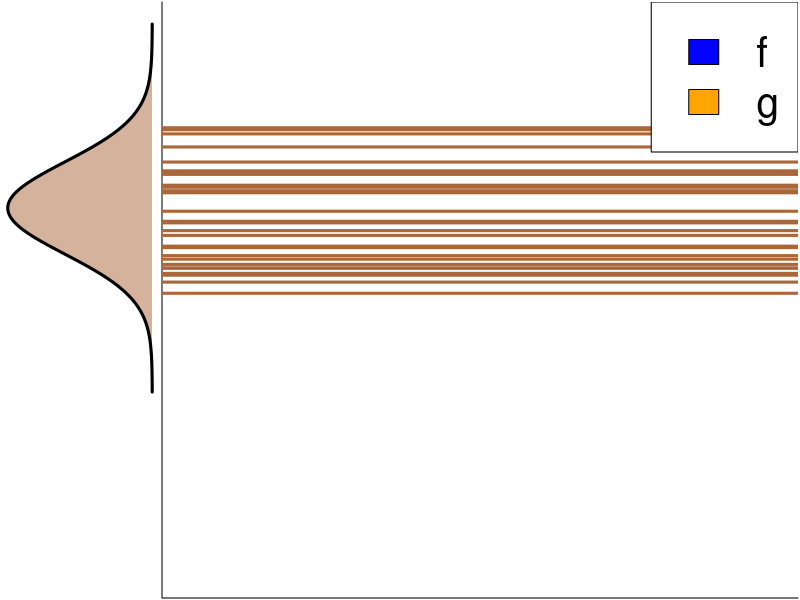
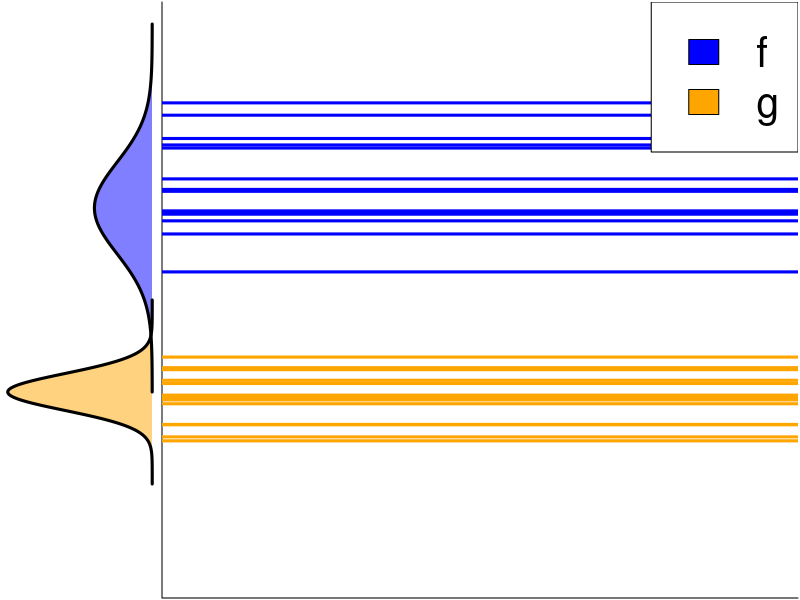
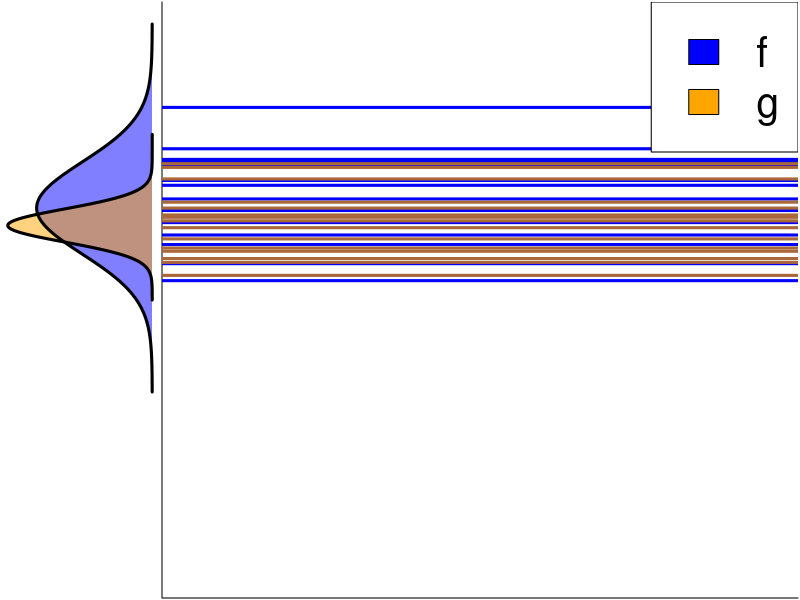
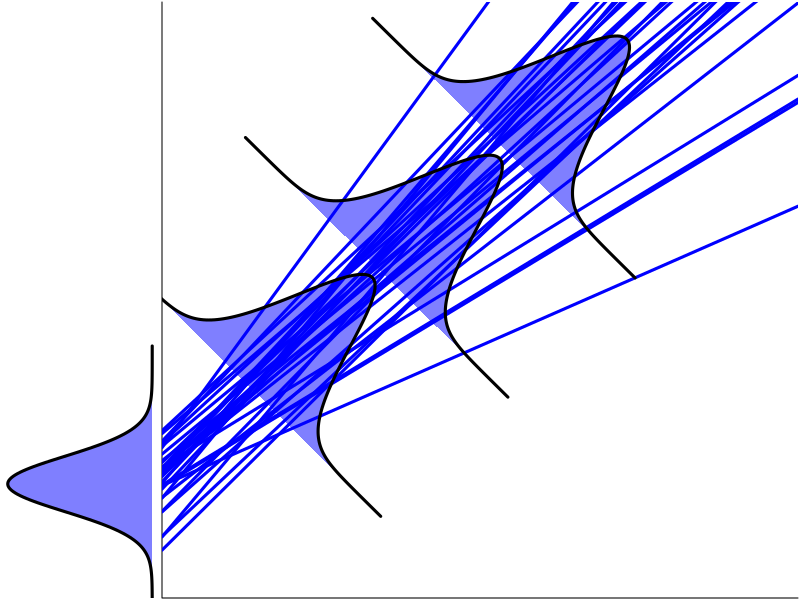
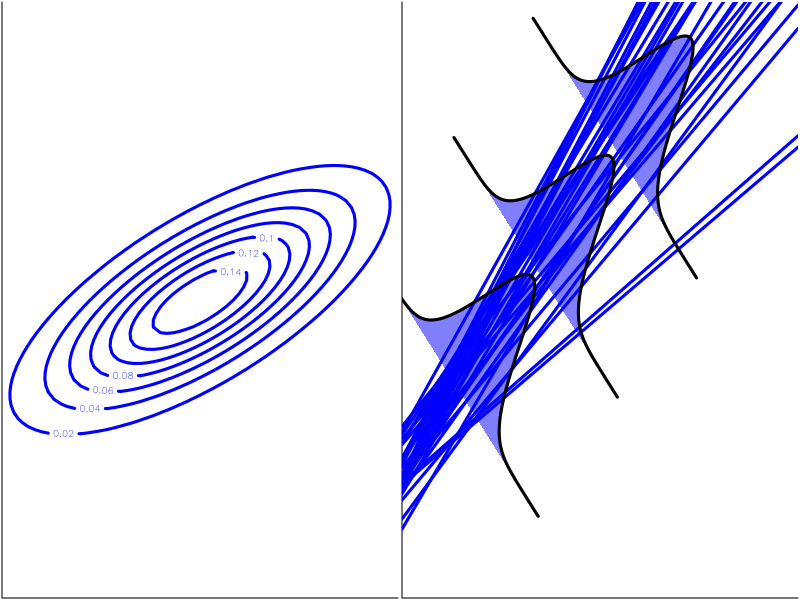
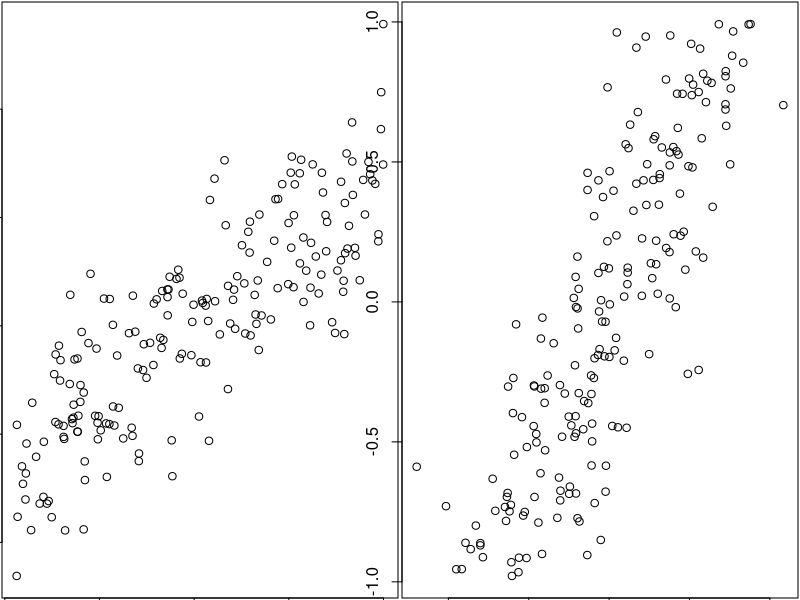
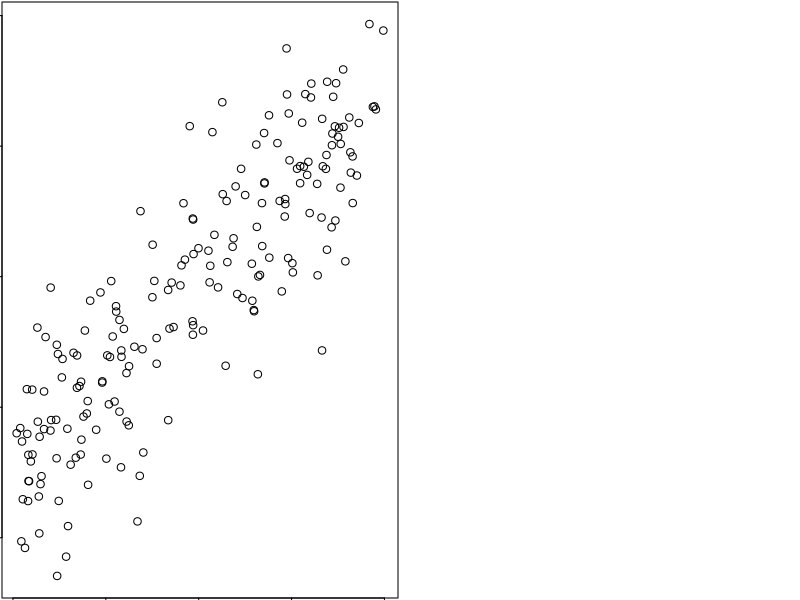

R code for these plots, in order:
## ---- chunk 1
zones=matrix(c(1,2), ncol=2, byrow=TRUE)
layout(zones, widths=c(1/5,4/5), heights=c(1/5,4/5))

val <- seq(-1, 3, length = 200)
marginal <- dnorm(val, mean = 1, sd = 0.5)

par(mar = c(0.1, 0.1, 0.1, 0.1))
plot(-marginal,val,
     type = "n",
     ylim = c(-3,3),
     axes = FALSE,
     xlab = "",
     ylab = "") 

polygon(x = c(-marginal,-marginal[1]),
        y = c(val, val[1]),
        col = rgb(170/255, 103/255, 57/255, 0.5),
        border = NA)

lines(-marginal,val, lwd = 3)

plot(0,0,
     type = "n",
     xlim = c(0,5),
     ylim = c(-3,3),
     bty="L",
     xaxt = "n",
     yaxt = "n",
     xlab = "",
     ylab = "",) 

set.seed(40)
abline(h = rnorm(30, mean = 1, sd = 0.5),
       lwd = 3,
       col = rgb(170/255, 103/255, 57/255))

legend("topright",
       legend = c("f", "g"),
       fill = c("blue", "orange"),
       cex = 2.5)
## ---- chunk 2
zones=matrix(c(1,2), ncol=2, byrow=TRUE)
layout(zones, widths=c(1/5,4/5), heights=c(1/5,4/5))

val1 <- seq(-1, 3, length = 200)
marginal1 <- dnorm(val1, mean = 1, sd = 0.5)

val2 <- seq(-2, 0, length = 200)
marginal2 <- dnorm(val2, mean = -1, sd = 0.2)

par(mar = c(0.1, 0.1, 0.1, 0.1))
plot(-marginal2,val2,
     type = "n",
     ylim = c(-3,3),
     axes = FALSE,
     xlab = "",
     ylab = "") 

polygon(x = c(-marginal1,-marginal1[1]),
        y = c(val1, val1[1]),
        col = rgb(0, 0, 1, 0.5),
        border = NA)

polygon(x = c(-marginal2,-marginal2[1]),
        y = c(val2, val2[1]),
        col = rgb(255/255, 165/255, 0, 0.5),
        border = NA)

lines(-marginal1,val1, lwd = 3)
lines(-marginal2,val2, lwd = 3)

plot(0,0,
     type = "n",
     xlim = c(0,5),
     ylim = c(-3,3),
     bty="L",
     xaxt = "n",
     yaxt = "n",
     xlab = "",
     ylab = "",) 

set.seed(42)
abline(h = rnorm(15, mean = 1, sd = 0.5),
       lwd = 3,
       col = "blue")

abline(h = rnorm(15, mean = -1, sd = 0.2),
       lwd = 3,
       col = "orange")

legend("topright",
       legend = c("f", "g"),
       fill = c("blue", "orange"),
       cex = 2.5)
## ---- chunk 3
zones=matrix(c(1,2), ncol=2, byrow=TRUE)
layout(zones, widths=c(1/5,4/5), heights=c(1/5,4/5))

val <- seq(-1, 3, length = 200)
marginal <- dnorm(val, mean = 1, sd = 0.5)

valIn <- seq(0, 1.8, length = 200)
marginalIn <- dnorm(val, mean = 0.8, sd = 0.4)

par(mar = c(0.1, 0.1, 0.1, 0.1))
plot(-marginalIn,valIn,
     type = "n",
     ylim = c(-3,3),
     axes = FALSE,
     xlab = "",
     ylab = "") 

polygon(x = c(-marginal,-marginal[1]),
        y = c(val, val[1]),
        col = rgb(0, 0, 1, 0.5),
        border = NA)

polygon(x = c(-marginalIn,-marginalIn[1]),
        y = c(valIn, valIn[1]),
        col = rgb(255/255, 165/255, 0, 0.5),
        border = NA)

lines(-marginal,val, lwd = 3)
lines(-marginalIn,valIn, lwd = 3)

plot(0,0,
     type = "n",
     xlim = c(0,5),
     ylim = c(-3,3),
     bty="L",
     xaxt = "n",
     yaxt = "n",
     xlab = "",
     ylab = "",) 

set.seed(41)
abline(h = rnorm(15, mean = 1, sd = 0.5),
       lwd = 3,
       col = "blue")

abline(h = rnorm(15, mean = 0.8, sd = 0.3),
       lwd = 3,
       col = rgb(170/255, 103/255, 57/255))

legend("topright",
       legend = c("f", "g"),
       fill = c("blue", "orange"),
       cex = 2.5)
## ---- chunk 4
zones=matrix(c(1,2), ncol=2, byrow=TRUE)
layout(zones, widths=c(1/5,4/5), heights=c(1/5,4/5))

val <- seq(-0.5, 2.5, length = 200)
marginal <- dnorm(val, mean = 1, sd = 0.3)

par(mar = c(0.1, 0.1, 0.1, 0.1))
plot(-marginal,val,
     type = "n",
     ylim = c(-3,3),
     axes = FALSE,
     xlab = "",
     ylab = "") 

polygon(x = c(-marginal,-marginal[1]),
        y = c(val, val[1]) - 3,
        col = rgb(0,0,1, 0.5),border = NA)

lines(-marginal,val - 3, lwd = 3)

plot(0,0,
     type = "n",
     xlim = c(0,5),
     ylim = c(0,5),
     bty="L",
     xaxt = "n",
     yaxt = "n",
     xlab = "",
     ylab = "",
     xaxs = "i",
     yaxs = "i") 

set.seed(42)
for(i in 1:30){
abline(a = rnorm(1, mean = 1, sd = 0.2),
       b = rnorm(1, mean = 1, sd = 0.2),
       lwd = 3,
       col = "blue")
}

val <- seq(-0.5, 2.5, length = 200)
marginal <- dnorm(val, mean = 1, sd = 0.3)
marginalRot <- spdep::Rotation(cbind(-marginal,val), angle = 3.9)

polygon(x = c(marginalRot[,1] + 0,marginalRot[1,1] + 0),
        y = c(marginalRot[,2] + 2.5, marginalRot[1,2] + 2.5),
        col = rgb(0,0,1, 0.5),border = NA)

lines(marginalRot[,1]+0, marginalRot[,2] + 2.5, lwd = 3)

polygon(x = c(marginalRot[,1] + 1.0,marginalRot[1,1] + 1.0),
        y = c(marginalRot[,2] + 3.5, marginalRot[1,2] + 3.5),
        col = rgb(0,0,1, 0.5),border = NA)

lines(marginalRot[,1]+1.0, marginalRot[,2] + 3.5, lwd = 3)
par(xpd = TRUE)
polygon(x = c(marginalRot[,1] + 2.0,marginalRot[1,1] + 2.0),
        y = c(marginalRot[,2] + 4.5, marginalRot[1,2] + 4.5),
        col = rgb(0,0,1, 0.5),border = NA)

lines(marginalRot[,1]+2.0, marginalRot[,2] + 4.5, lwd = 3)
par(xpd = FALSE)
## ---- chunk 5
zones=matrix(c(1,2), ncol=2, byrow=TRUE)
layout(zones, widths=c(4/5,4/5), heights=c(4/5,4/5))

library(mnormt)

#create bivariate normal distribution
x     <- seq(-3, 3, 0.1) 
y     <- seq(-3, 3, 0.1)
mu    <- c(0, 0)
sigma <- matrix(c(2, 1, 1, 1), nrow=2)
f     <- function(x, y) dmnorm(cbind(x, y), mu, sigma)
z     <- outer(x, y, f)

#create contour plot
contour(x, y, z, 
        asp =1, 
        las = 1, 
        col ="blue",
        lwd = 3,
        axes = TRUE,
        bty="L",
        xaxt = "n",
        yaxt = "n",
        xlab = "",
        ylab = "",
        xaxs = "i",
        yaxs = "i",
        cex.axis = 2.5)

par(xpd = TRUE)
mtext("Slope", 1, cex = 3, line = 1.5)
mtext("Intercept", 2, cex = 3, line = 1.5)
par(xpd = FALSE)

plot(0,0,
     type = "n",
     xlim = c(0,5),
     ylim = c(0,5),
     bty="L",
     xaxt = "n",
     yaxt = "n",
     xlab = "",
     ylab = "",
     xaxs = "i",
     yaxs = "i") 

set.seed(41)

interceptSlope <- MASS::mvrnorm(30, mu = mu, Sigma = sigma)
for(i in 1:30){
  abline(a = rnorm(1, mean = 1, sd = 0.2),
         b = rnorm(1, mean = 1, sd = 0.2),
         lwd = 3,
         col = "blue")
}

val <- seq(-0.5, 2.5, length = 200)
marginal <- dnorm(val, mean = 1, sd = 0.3)
marginalRot <- spdep::Rotation(cbind(-marginal,val), angle = 3.9)

polygon(x = c(marginalRot[,1] + 0,marginalRot[1,1] + 0),
        y = c(marginalRot[,2] + 2.5, marginalRot[1,2] + 2.5),
        col = rgb(0,0,1, 0.5),border = NA)

lines(marginalRot[,1]+0, marginalRot[,2] + 2.5, lwd = 3)

polygon(x = c(marginalRot[,1] + 1.0,marginalRot[1,1] + 1.0),
        y = c(marginalRot[,2] + 3.5, marginalRot[1,2] + 3.5),
        col = rgb(0,0,1, 0.5),border = NA)

lines(marginalRot[,1]+1.0, marginalRot[,2] + 3.5, lwd = 3)
par(xpd = TRUE)
polygon(x = c(marginalRot[,1] + 2.0,marginalRot[1,1] + 2.0),
        y = c(marginalRot[,2] + 4.5, marginalRot[1,2] + 4.5),
        col = rgb(0,0,1, 0.5),border = NA)

lines(marginalRot[,1]+2.0, marginalRot[,2] + 4.5, lwd = 3)
par(xpd = FALSE)
## ---- chunk 6
yintercept <- 4
slope <- 1.3
obs_error <- .5
x <- runif(200, min = -1, max = 1)
y_mean <- yintercept + slope * x
y_obs <- rnorm(200, mean = y_mean, sd = obs_error)
## ---- chunk 7
plot(y_obs ~ x)
## ---- chunk 8
#| output-location: column
yintercept <- 4
slope <- 1.3
obs_error <- .5
x <- runif(200, min = -1, max = 1)
y_mean <- yintercept + slope * x
y_obs <- rnorm(200, mean = y_mean, sd = obs_error)
plot(y_obs, x)
## ---- chunk 9
yintercept <- 4
slope <- 1.3
obs_error <- .5
x <- runif(200, min = -1, max = 1)
y_mean <- yintercept + slope * x
y_obs <- rnorm(200, mean = y_mean, sd = obs_error)
## ---- chunk 10
plot(y_obs ~ x)
